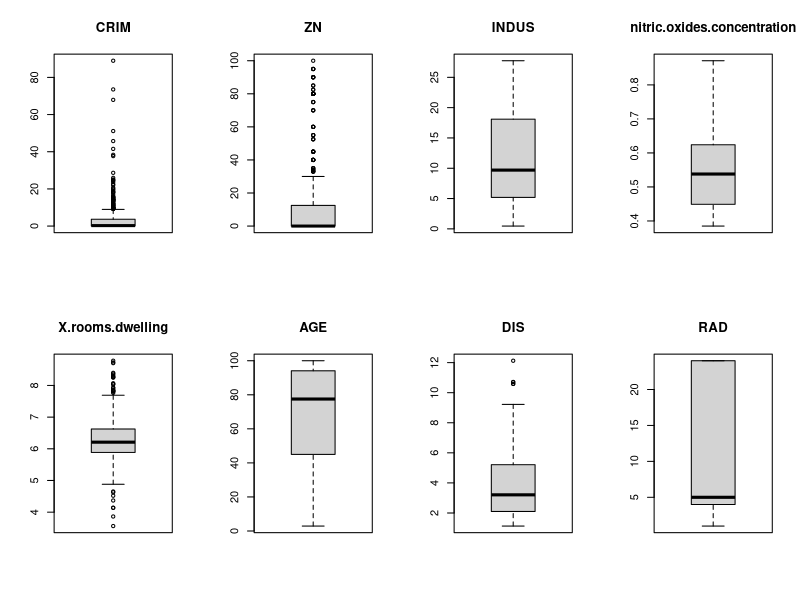
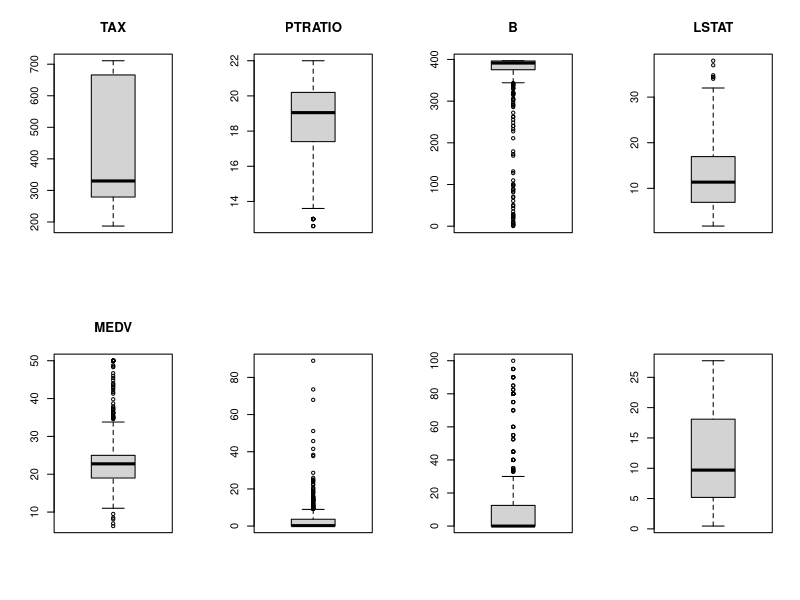
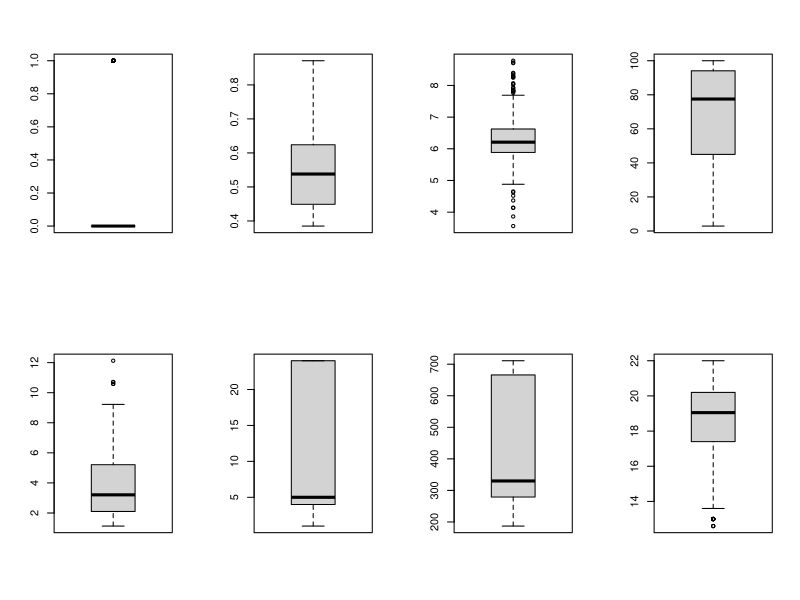
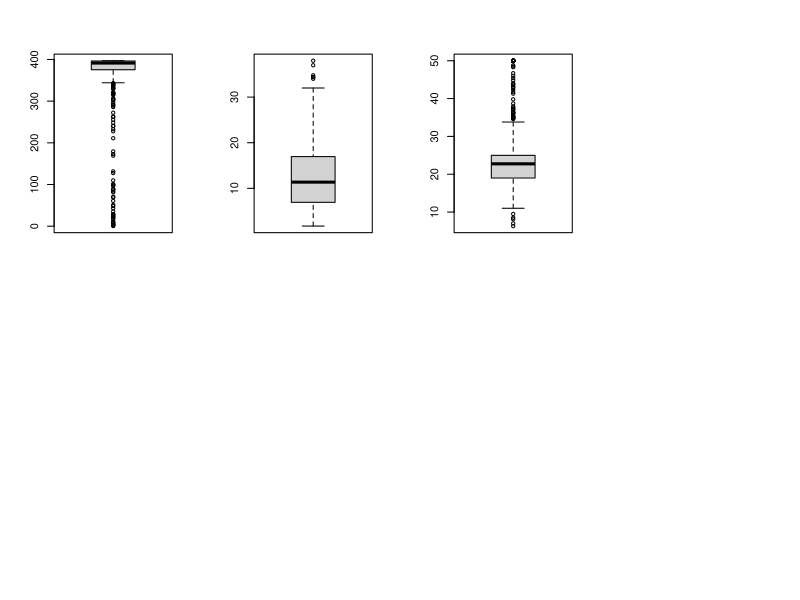

R code for these plots, in order:
#--------------------------------Linear Regression Assignment 2-------------------------------------
#Set working directory
setwd("~\\R\\Jigsaw")

###------------------------------Read boston housing prices data------------------------ ####

Bprices <- read.csv("boston_prices.csv", header = T)

##--------------------------------Checking Data Characteristics----------------------------
dim(Bprices)
str(Bprices)
head(Bprices)
names(Bprices)

#summary statistics
summary(Bprices)
summary(Bprices$MEDV)

#------------------------------------Finding for missing values-------------------------------

#checking missing values for all columns
colSums(is.na(Bprices))

### Replacing Missing Values of all columns 

Bprices[] <- lapply(Bprices, function(x) { 
  x[is.na(x)] <- mean(x, na.rm = TRUE)
  x
})


#----------------------------------Finding outliers for each variable-----------------------

###Using lapply for multi boxplotting of all variables

par(mfrow=c(2,4))
lapply(names(Bprices[,-4]), function(x) {
  boxplot(Bprices[x], main = x) 
})


#--------------------------------Outlier treatment -------------------------------------

## Tried with sapply to replace all the outlier values with the mean value;
## This code is not working and write the mean value of each column throught that column.
## This happens for all the columns.

Bprices[] <- lapply(names(Bprices), function(x) {
  box <- boxplot(Bprices[,x])
  index <- which(Bprices[,x] %in% box$out)
  Bprices[index,x] <- mean(Bprices[,x])
  
} )

